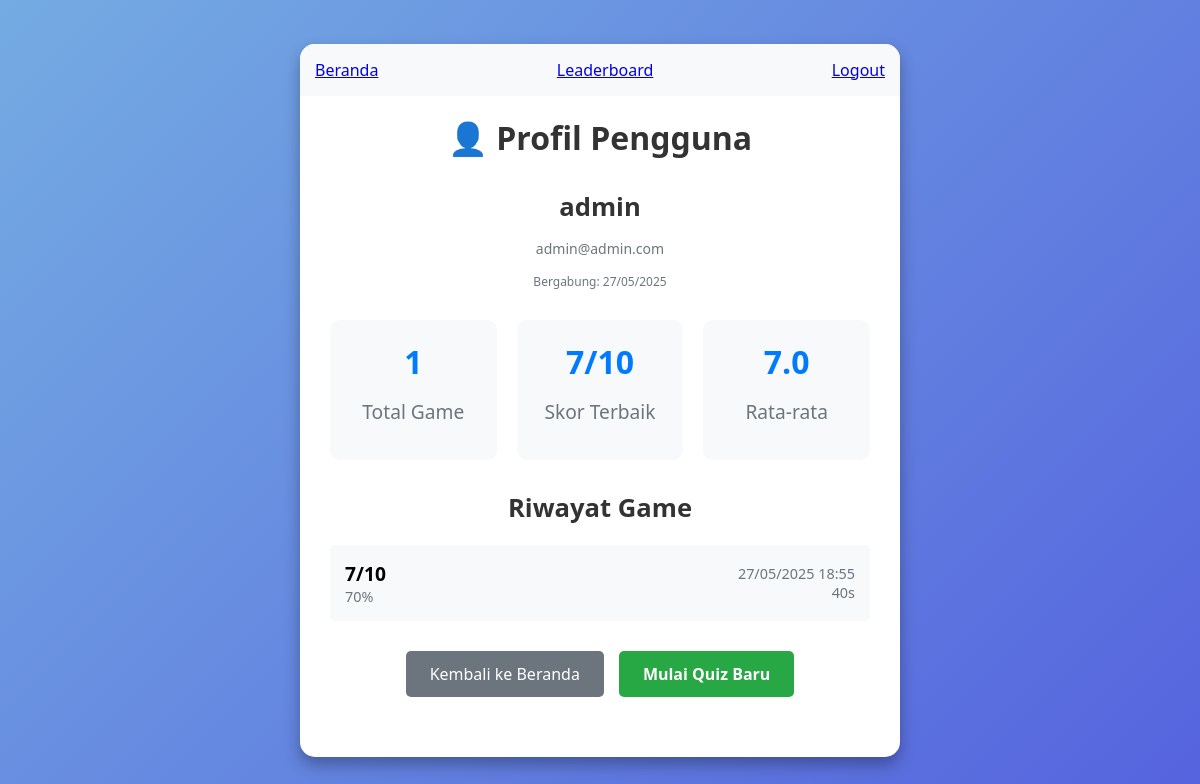
The app's page /profile (signed in) with its own data.
### app.py (models this page shows, shortened)
class User(db.Model):
    id = db.Column(db.Integer, primary_key=True)
    username = db.Column(db.String(80), unique=True, nullable=False)
    email = db.Column(db.String(120), unique=True, nullable=False)
    created_at = db.Column(db.DateTime, default=datetime.utcnow)
    game_results = db.relationship('GameResult', backref='player', lazy=True)

class GameResult(db.Model):
    id = db.Column(db.Integer, primary_key=True)
    user_id = db.Column(db.Integer, db.ForeignKey('user.id'), nullable=False)
    score = db.Column(db.Integer, nullable=False)
    total_questions = db.Column(db.Integer, default=10)
    played_at = db.Column(db.DateTime, default=datetime.utcnow)
    time_taken = db.Column(db.Integer, nullable=True)  # in seconds

### app.py (the view)
@app.route('/profile')
def profile():
    if 'user_id' not in session:
        flash('Silakan login terlebih dahulu!', 'warning')
        return redirect(url_for('login'))
    user = User.query.get(session['user_id'])
    game_results = GameResult.query.filter_by(user_id=session['user_id']).order_by(GameResult.played_at.desc()).all()
    if game_results:
        best_score = max(result.score for result in game_results)
        avg_score = sum(result.score for result in game_results) / len(game_results)
        total_games = len(game_results)
    else:
        best_score = avg_score = total_games = 0
    return render_template('profile.html',
                         user=user,
                         game_results=game_results,
                         best_score=best_score,
                         avg_score=round(avg_score, 1),
                         total_games=total_games)

### templates/profile.html (shortened to what this page needs)
<!DOCTYPE html>
<html lang="id">
  <head>
    <link rel="stylesheet" href="{{ url_for('static', filename='style.css') }}" />
  </head>
  <body>
    <div class="container">
      <nav class="nav-bar">
        <a href="{{ url_for('home') }}">Beranda</a>
        <a href="{{ url_for('leaderboard') }}">Leaderboard</a>
        <a href="{{ url_for('logout') }}">Logout</a>
      </nav>
      <h1>👤 Profil Pengguna</h1>
      <div class="profile-section">
        <div class="user-info">
          <h2>{{ user.username }}</h2>
          <p class="email">{{ user.email }}</p>
          <p class="join-date">Bergabung: {{ user.created_at.strftime('%d/%m/%Y') }}</p>
        </div>
        <div class="stats-cards">
          <div class="stat-card">
            <h3>{{ total_games }}</h3>
            <p>Total Game</p>
          </div>
          <div class="stat-card">
            <h3>{{ best_score }}/10</h3>
            <p>Skor Terbaik</p>
          </div>
          <div class="stat-card">
            <h3>{{ avg_score }}</h3>
            <p>Rata-rata</p>
          </div>
        </div>
      </div>
      <div class="game-history-section">
        <h2>Riwayat Game</h2>
        {% if game_results %}
        <div class="game-history">
          {% for result in game_results %}
          <div class="history-item">
            <div class="score">
              <span class="score-text">{{ result.score }}/{{ result.total_questions }}</span>
              <span class="percentage">{{ "%.0f"|format((result.score / result.total_questions) * 100) }}%</span>
            </div>
            <div class="details">
              <span class="date">{{ result.played_at.strftime('%d/%m/%Y %H:%M') }}</span>
              {% if result.time_taken %}
              <span class="time">{{ result.time_taken }}s</span>
              {% endif %}
            </div>
          </div>
          {% endfor %}
        </div>
        {% else %}
        <p class="no-data">Belum ada riwayat game. <a href="{{ url_for('quiz') }}">Mulai bermain!</a></p>
        {% endif %}
      </div>
      <div class="action-buttons">
        <a href="{{ url_for('home') }}" class="btn-secondary">Kembali ke Beranda</a>
        <a href="{{ url_for('quiz') }}" class="btn-primary">Mulai Quiz Baru</a>
      </div>
    </div>
  </body>
</html>

### static/style.css (style rules this page uses)
* { margin: 0; padding: 0; box-sizing: border-box; }
body { font-family: "Segoe UI", Tahoma, Geneva, Verdana, sans-serif; background: linear-gradient(135deg, #74abe2, #5563de); min-height: 100vh; display: flex; justify-content: center; align-items: center; }
.container { background: #ffffff; max-width: 600px; width: 90%; margin: auto; padding: 30px; border-radius: 15px; box-shadow: 0 8px 16px rgba(0, 0, 0, 0.3); text-align: center; }
h1 { color: #333; margin-bottom: 20px; }
.nav-bar { background: #f8f9fa; padding: 15px; margin: -30px -30px 20px -30px; border-radius: 15px 15px 0 0; display: flex; justify-content: space-between; align-items: center; flex-wrap: wrap; }
.profile-section { margin: 30px 0; }
.user-info { margin-bottom: 30px; }
.user-info h2 { color: #333; margin-bottom: 10px; }
.user-info .email { color: #6c757d; font-size: 14px; }
.user-info .join-date { color: #6c757d; font-size: 12px; }
.stats-cards { display: flex; justify-content: space-around; gap: 20px; margin: 20px 0; flex-wrap: wrap; }
.stat-card { background-color: #f8f9fa; padding: 20px; border-radius: 10px; text-align: center; flex: 1; min-width: 100px; }
.stat-card h3 { font-size: 2em; color: #007bff; margin-bottom: 10px; }
.stat-card p { color: #6c757d; font-size: 14px; }
.game-history-section { margin: 30px 0; }
.game-history { display: flex; flex-direction: column; gap: 10px; }
.history-item { display: flex; justify-content: space-between; align-items: center; padding: 15px; background-color: #f8f9fa; border-radius: 5px; }
.history-item .score { display: flex; flex-direction: column; align-items: flex-start; }
.score-text { font-weight: bold; font-size: 1.2em; }
.percentage { color: #6c757d; font-size: 0.9em; }
.details { display: flex; flex-direction: column; align-items: flex-end; font-size: 0.9em; color: #6c757d; }
.action-buttons { display: flex; gap: 15px; justify-content: center; flex-wrap: wrap; margin: 30px 0; }
.btn-primary { background-color: #28a745; color: white; padding: 12px 24px; text-decoration: none; border-radius: 5px; font-weight: bold; transition: background-color 0.3s; }
.btn-secondary { background-color: #6c757d; color: white; padding: 12px 24px; text-decoration: none; border-radius: 5px; transition: background-color 0.3s; }
h2 { color: #333; margin-bottom: 20px; font-size: 1.6em; }
.container p { font-size: 1.2em; margin: 15px 0; }

### records on screen
User: username "admin", email "admin@admin.com", created_at "27/05/2025"
GameResult: score "7", total_questions "10", (result.score/result.total_questions)*100 "70", played_at "27/05/2025 18:55", time_taken "40"

### other values on screen
{{ total_games }} "1"
{{ best_score }} "7"
{{ avg_score }} "7.0"
